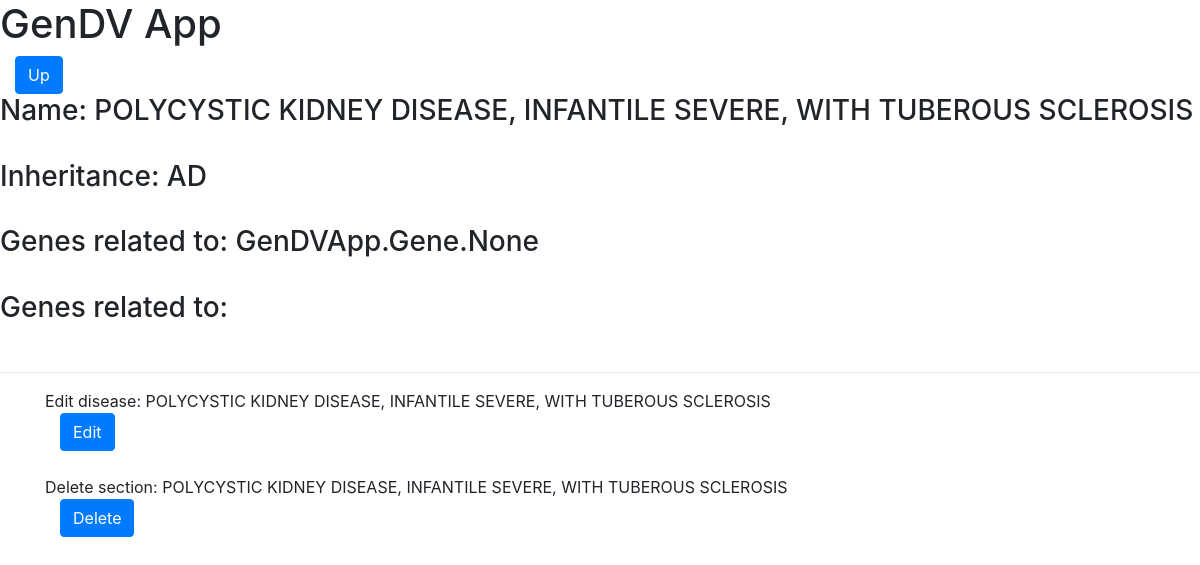
/diseases/52/ (signed in), run on the app's committed database.
### GenDVApp/models.py (models this page shows, shortened)
class Disease(models.Model):
    Name = models.CharField(max_length=500, unique=True)
    Inheritance = models.CharField(max_length=30)
    Gene = models.ManyToManyField('Gene', null=True, blank=True)

### GenDVApp/views.py (the view)
# urls.py: path('diseases/<int:_id>/', views.RetrieveDiseaseDetailView),
@login_required()
def RetrieveDiseaseDetailView(request,_id):
    try:
        data = Disease.objects.get(pk=_id)
        queryG = Gene.objects.filter(Disease = data)
        queryG = [*queryG]
    except Disease.DoesNotExist:
        raise Http404('This disease does not exist')
    context = {'data':data, 'genes':queryG}
    return render(request, 'diseases/disease_detail.html', context)

### templates/diseases/disease_detail.html (shortened to what this page needs)
{% include 'base.html' %}
<div class="col align-middle" style="width: 200px;">
    <a class="btn btn-primary" href="{% url 'diseases' %}">Up</a>
</div>
<h3>Name: {{data.Name}}</h3><br>
<h3>Inheritance: {{data.Inheritance}}</h3><br>
<h3>Genes related to: {{data.Gene}}</h3><br>
<h3>Genes related to:</h3><br>
<hr/>
<div class="container">
    <span>Edit disease: {{data.Name}}</span>
        <div class="col align-middle" style="width: 200px;">
            <a class="btn btn-primary" href="{% url 'diseases' %}{{data.id}}/update_disease">Edit</a>
        </div>
</div>
<div class="container">
    <span>Delete section: {{data.Name}}</span>
    <div class="col align-middle" style="width: 200px;">
        <a class="btn btn-primary" href="{% url 'diseases' %}{{data.id}}/delete_disease">Delete</a>
    </div>
</div>

### data on the page
Disease: Name "POLYCYSTIC KIDNEY DISEASE, INFANTILE SEVERE, WITH TUBEROUS SCLEROSIS", Inheritance "AD", Gene "GenDVApp.Gene.None"
